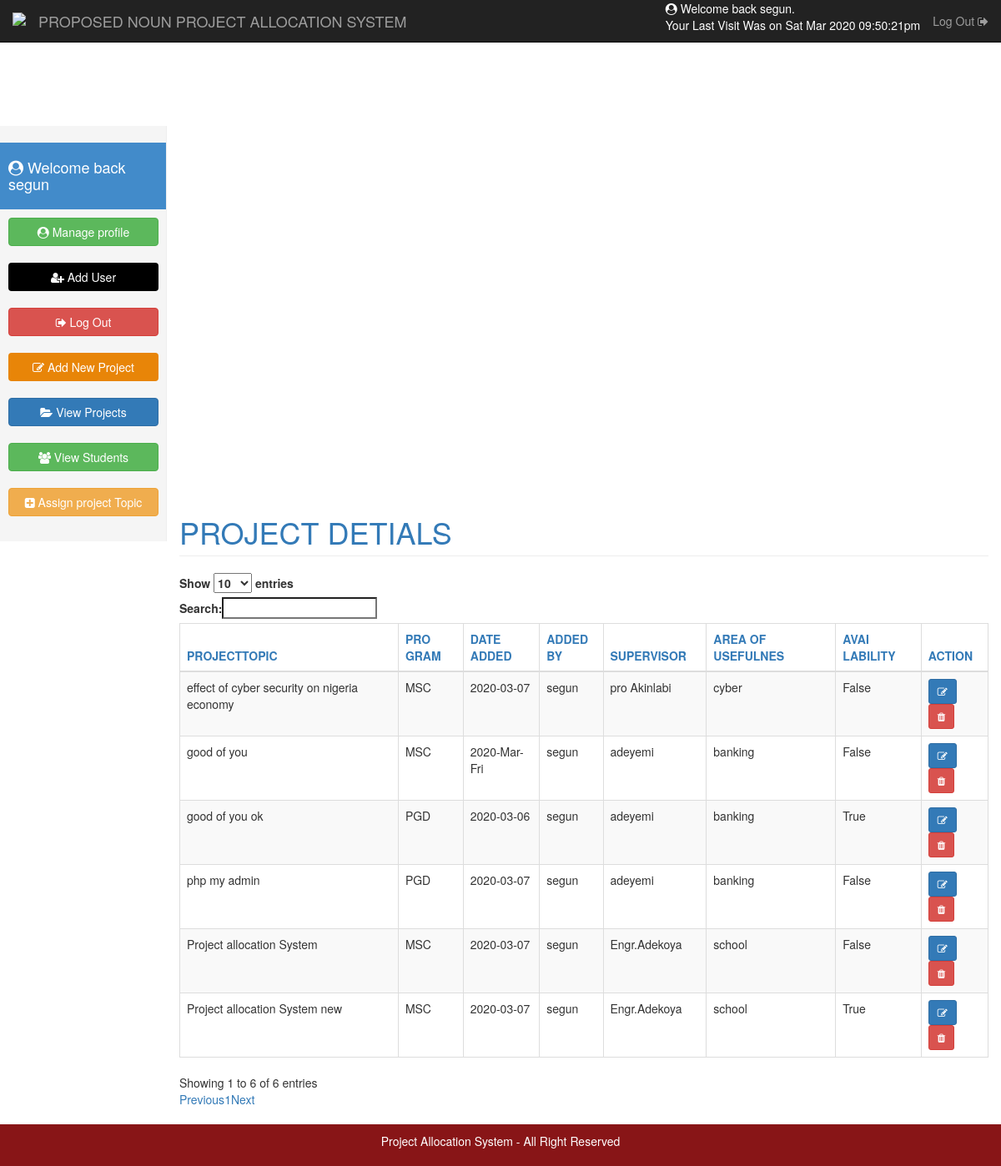
Page /?View=project (signed in) on the committed database.
### tables this page shows
CREATE TABLE `project` (
  `ID` int(10) NOT NULL,
  `Project_Topic` varchar(100) NOT NULL,
  `Program` varchar(100) NOT NULL,
  `Date_Added` varchar(100) NOT NULL,
  `Added_By` varchar(100) NOT NULL,
  `supervisor` varchar(100) NOT NULL,
  `Area_Of_Knowledge` varchar(100) NOT NULL,
  `Availability` varchar(10) NOT NULL
);

### Model/Context.php (called while the page is built, shortened)
<?php
class Db_Context{
private $Host = "localhost";
    private $Db_Name = "sile";
	private $Db_User_Name = "root";
	private $Db_Password = "" ;
	private $Db_Connection;
function __construct() {
	$this->Db_Connection = $this->Connect();
	}
private function Connect(){
	$Connection = mysqli_connect($this->Host, $this->Db_User_Name, $this->Db_Password,$this->Db_Name);
	return($Connection);
	}
protected function Select($sql){
	$result = mysqli_query($this->Db_Connection,$sql);
	$rows_count = mysqli_num_rows($result);
	if($rows_count > 0){
	while($rows = mysqli_fetch_assoc($result)){ $Array_row[] = $rows; }
			return($Array_row);
	} else
	{ return false ;}
	}
}
?>

### Controller/Controller.php (called while the page is built, shortened)
<?php
include("Model/Context.php");
class Controller extends Db_Context{
	public function Get_Project(){
		$Get_Sql= "SELECT * FROM project";
		$Get_Result = $this->Select($Get_Sql);
		if($Get_Result != false){return($Get_Result);}
	}
}
?>

### Views/project.php (the view, shortened to what this page needs)
<?php
$Obj_Controller = new Controller();
include("navbar.php");
?>
    <div class="container-fluid">
      <div class="row">
        <div class="col-sm-2 col-md-2 sidebar">
          <?php include("sidebar.php"); ?>
        </div>
        <div class="col-sm-10 col-sm-offset-2 col-md-10 col-md-offset-2 main">
          <h1 class="page-header text-primary">PROJECT DETIALS</h1>
          <div class="row ">
          <div class="col-md-12">
          <div class="table-responsive">
          <table id="example" class="table table-bordered table-striped table-hover table-bordered" style="width:100%">
           <thead>
            <tr class="text-primary" style="text-align: center;">
             	<th> PROJECTTOPIC </th>
             	<th> PRO GRAM </th>
             	<th>DATE ADDED </th>
             	<th> ADDED BY </th>
             	<th> SUPERVISOR </th>
             	<th> AREA OF USEFULNES </th>
             		<th> AVAI LABILITY </th>
             		<th> ACTION </th>
               </tr>
             </thead>
              	<tbody>
               	<?php
				   $Rows =  $Obj_Controller->Get_Project();
				   foreach($Rows as $key=>$value){
					   ?>
				<tr>
				 <td> <?php echo   $Rows[$key]["Project_Topic"];?> </td>
              	  <td> <?php echo   $Rows[$key]["Program"];?> </td>
             	    <td> <?php echo   $Rows[$key]["Date_Added"];?> </td>
              	    <td> <?php echo   $Rows[$key]["Added_By"];?> </td>
              	      <td> <?php echo   $Rows[$key]["supervisor"];?> </td>
              	      <td> <?php echo   $Rows[$key]["Area_Of_Knowledge"];?> </td>
              	      <td> <?php echo   $Rows[$key]["Availability"];?> </td>
<td> <a href="?View=edit_project&id=<?php echo   $Rows[$key]["ID"];?>"><button class="btn btn-primary btn-sm"><i class="fa fa-pencil-square-o"></i> </button> </a>
             	       <button class="btn btn-sm btn-danger"><i class="fa fa-trash"></i> </button></td>
               	 </tr>
                 <?php
            }
				  ?>
           </tbody>
            </table>
          </div>
          </div>
        </div>
      </div>
    </div>
<div class="row">
<?php include("footer.php");
	?>

### Css/style.css (style rules this page uses)
@media (min-width: 768px) { .sidebar { position: fixed; top: 51px; bottom: 0; left: 0; z-index: 1000; display: block; padding: 20px; overflow-x: hidden; overflow-y: auto; background-color: #f5f5f5; border-right: 1px solid #eee; } }
.main { padding: 20px; }
@media (min-width: 768px) { .main { padding-right: 40px; padding-left: 40px; } }
.main .page-header { margin-top: 0; }

### rows in the picture
project: Project_Topic "good of you", Program "MSC", Date_Added "2020-Mar-Fri", Added_By "segun", supervisor "adeyemi", Area_Of_Knowledge "banking", Availability "False"
project: Project_Topic "good of you ok", Program "PGD", Date_Added "2020-03-06", Added_By "segun", supervisor "adeyemi", Area_Of_Knowledge "banking", Availability "True"
project: Project_Topic "Project allocation System", Program "MSC", Date_Added "2020-03-07", Added_By "segun", supervisor "Engr.Adekoya", Area_Of_Knowledge "school", Availability "False"
project: Project_Topic "effect of cyber security on nigeria economy", Program "MSC", Date_Added "2020-03-07", Added_By "segun", supervisor "pro Akinlabi", Area_Of_Knowledge "cyber", Availability "False"
project: Project_Topic "php my admin", Program "PGD", Date_Added "2020-03-07", Added_By "segun", supervisor "adeyemi", Area_Of_Knowledge "banking", Availability "False"
project: Project_Topic "Project allocation System new", Program "MSC", Date_Added "2020-03-07", Added_By "segun", supervisor "Engr.Adekoya", Area_Of_Knowledge "school", Availability "True"

### other values in the picture
$_SESSION["Name"] "segun"
$_SESSION["Last_Login"] "Sat Mar 2020 09:50:21pm"
